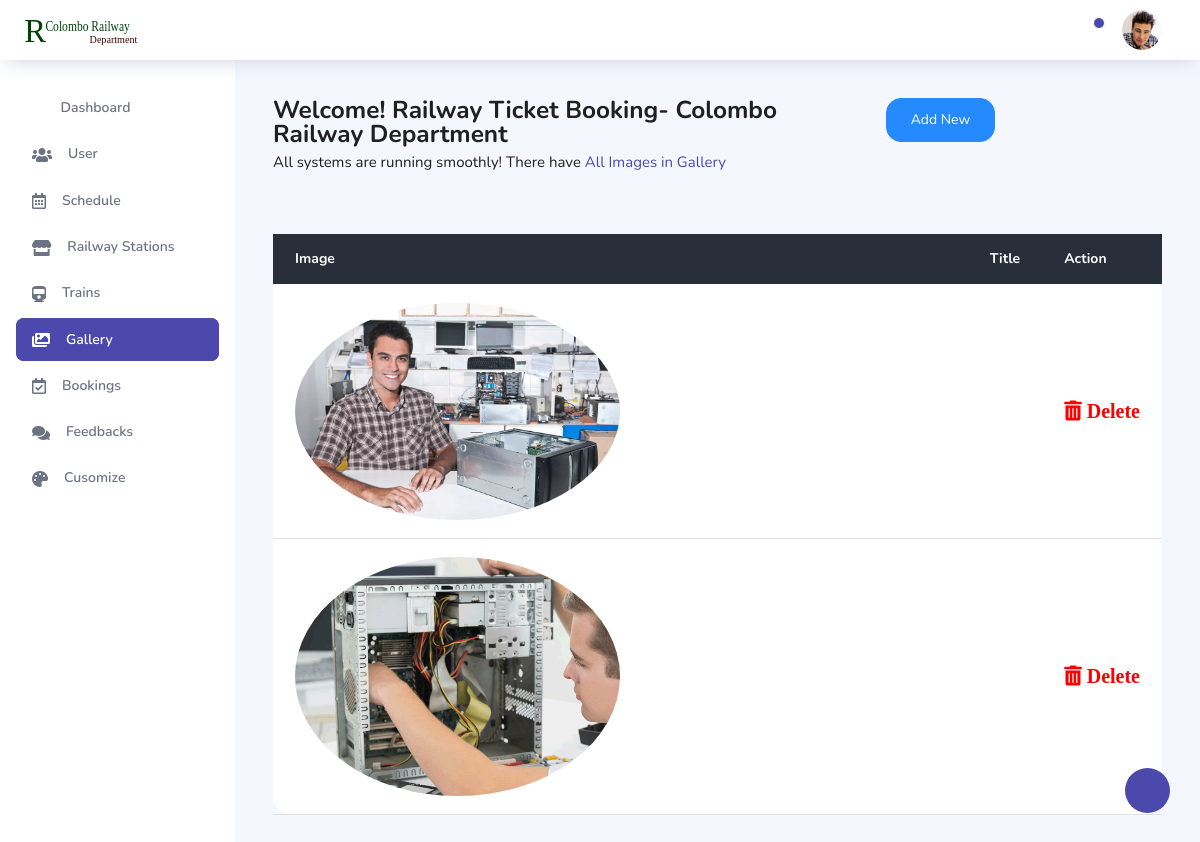
Page /dashboard/gallery.php (signed in) on the earlier database version.
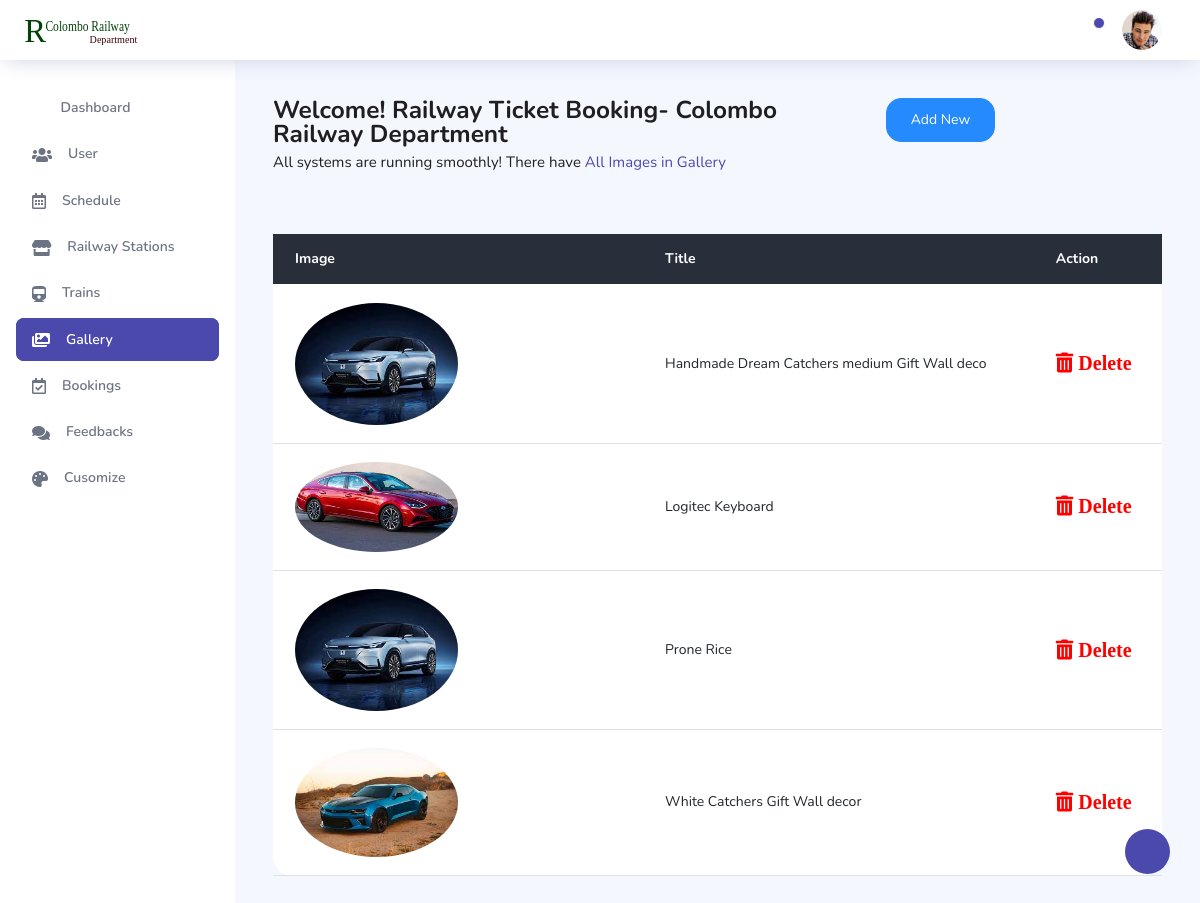
Same page on the later database version.
### tables this page shows
CREATE TABLE `galary` (
  `image_id` int(11) NOT NULL,
  `galary_image` varchar(255) NOT NULL,
  `title` varchar(255) NOT NULL
);

### dashboard/gallery.php (the view, shortened to what this page needs)
<?php require_once 'nav.php'; ?>
      <nav class="sidebar sidebar-offcanvas" id="sidebar">
        <ul class="nav">
          <li class="nav-item">
            <a class="nav-link" href="index.php">
              <i class="icon-grid menu-icon"></i>
              <span class="menu-title">Dashboard</span>
            </a>
          </li>
          <li class="nav-item">
            <a class="nav-link" href="user.php">
              <i class="fas fa-users menu-icon"></i>
              <span class="menu-title">User</span>
            </a>
          </li>
          <li class="nav-item">
            <a class="nav-link" href="schedule.php">
              <i class="far fa-calendar-alt menu-icon"></i>
              <span class="menu-title">Schedule</span>
            </a>
          </li>
          <li class="nav-item">
            <a class="nav-link" href="station.php">
              <i class="fas fa-store menu-icon"></i>
              <span class="menu-title">Railway Stations</span>
            </a>
          </li>
          <li class="nav-item">
            <a class="nav-link" href="train.php">
              <i class="fas fa-train menu-icon"></i>
              <span class="menu-title">Trains</span>
            </a>
          </li>
          <li class="nav-item">
            <a class="nav-link" href="gallery.php">
              <i class="fas fa-images menu-icon"></i>
              <span class="menu-title">Gallery</span>
            </a>
          </li>
          <li class="nav-item">
            <a class="nav-link" href="bookings.php">
              <i class="far fa-calendar-check menu-icon"></i>
              <span class="menu-title">Bookings</span>
            </a>
          </li>
          <li class="nav-item">
            <a class="nav-link" href="feedbacks.php">
              <i class="fas fa-comments menu-icon"></i>
              <span class="menu-title">Feedbacks</span>
            </a>
          </li>
          <li class="nav-item">
            <a class="nav-link" href="custom.php">
              <i class="fas fa-palette menu-icon"></i>
              <span class="menu-title">Cusomize</span>
            </a>
          </li>
        </ul>
      </nav>
      <div class="main-panel">
        <div class="content-wrapper">
          <div class="row">
            <div class="col-md-12 grid-margin">
              <div class="row">
                <div class="col-11 col-xl-8 mb-4 mb-xl-0">
                  <h3 class="font-weight-bold">Welcome! Railway Ticket Booking- Colombo Railway Department </h3>
                  <h6 class="font-weight-normal mb-0">All systems are running smoothly! There have <span class="text-primary">All Images in Gallery</span></h6>
                </div>
                <div class="col-2">
                  <button class="btn btn-info btn-primary btn-md" data-bs-toggle="modal" data-bs-target="#exampleModal">Add New</button>
                </div>
              </div>
            </div>
          </div>
          <div class="row">
              <div class="col-md-12 mt-4">
                        <div class="card">
                            <div class="table-responsive">
                                <table class="table v-middle">
                                    <thead>
                                        <tr class="bg-dark">
                                            <th class="border-top-0 text-white">Image</th>
                                            <th class="border-top-0 text-white">Title</th>
                                            <th class="border-top-0 text-white">Action</th>
                                        </tr>
                                    </thead>
                                    <?php
                                    $count=1;
                                    $viewquery = " SELECT * FROM galary";
                                    $viewresult = mysqli_query($con,$viewquery);
                                     ?>
                                    <tbody>
                                      <?php while($row = mysqli_fetch_assoc($viewresult)) {
                                        $image = $row['galary_image'];
                                        $image_src = "../upload/gallery/".$image;
                                        ?>
                                        <tr>
                                            <td><img style="width: 50%; height: auto" src='<?php echo $image_src; ?>'></td>
                                            <td><?php echo $row['title']; ?></td>
                                            <td><a style="text-decoration: none; color: red; font-size: 20px;" href="delete.php?image_id=<?php echo $row['image_id']; ?>"><i class="fas fa-trash-alt"> Delete</i></a></td>
                                        </tr>
                                        <?php   $count++;  }?>
                                    </tbody>
                                </table>
                            </div>
                        </div>
                    </div>
          </div>
  </div>
</body>
</html>

### dashboard/nav.php (shortened to what this page needs)
<!DOCTYPE html>
<html lang="en">
<head>
    <link href="https://cdn.jsdelivr.net/npm/summernote@0.8.18/dist/summernote-lite.min.css" rel="stylesheet">
  <link href="https://cdn.jsdelivr.net/npm/bootstrap@5.0.0-beta2/dist/css/bootstrap.min.css" rel="stylesheet">
  <link href="https://maxcdn.bootstrapcdn.com/font-awesome/latest/css/font-awesome.min.css" rel="stylesheet">
<link rel="stylesheet" href="https://pro.fontawesome.com/releases/v5.10.0/css/all.css"/>
  <link rel="stylesheet" href="vendors/feather/feather.css">
  <link rel="stylesheet" href="vendors/ti-icons/css/themify-icons.css">
  <link rel="stylesheet" href="vendors/css/vendor.bundle.base.css">
  <link rel="stylesheet" href="vendors/datatables.net-bs4/dataTables.bootstrap4.css">
  <link rel="stylesheet" href="vendors/ti-icons/css/themify-icons.css">
  <link rel="stylesheet" type="text/css" href="js/select.dataTables.min.css">
  <link rel="stylesheet" href="css/vertical-layout-light/style.css">
</head>
<body>
  <div class="container-scroller">
    <nav class="navbar col-lg-12 col-12 p-0 fixed-top d-flex flex-row">
      <div class="text-center navbar-brand-wrapper d-flex align-items-center justify-content-center">
        <a class="navbar-brand brand-logo mr-5" href="index.php"><img src="../img/logo/logo.svg" class="mr-2" alt="logo"/></a>
      </div>
      <div class="navbar-menu-wrapper d-flex align-items-center justify-content-end">
        <button class="navbar-toggler navbar-toggler align-self-center" type="button" data-toggle="minimize">
          <span class="icon-menu"></span>
        </button>
        <ul class="navbar-nav navbar-nav-right">
          <li class="nav-item dropdown">
            <a class="nav-link count-indicator dropdown-toggle" id="notificationDropdown" href="#" data-toggle="dropdown">
              <i class="icon-bell mx-0"></i>
              <span class="count"></span>
            </a>
          </li>
          <li class="nav-item nav-profile dropdown">
            <a class="nav-link dropdown-toggle" href="#" data-toggle="dropdown" id="profileDropdown">
              <img src="images/faces/face28.jpg" alt="profile"/>
            </a>
          </li>
        </ul>
      </div>
    </nav>
    <div class="container-fluid page-body-wrapper">
      <div class="theme-setting-wrapper">
        <div id="settings-trigger">
          <i class="ti-settings"></i></div>
      </div>

Differences in the rows shown:
removed galary: galary_image (picture)
removed galary: galary_image (picture)
added galary: galary_image (picture), title "Handmade Dream Catchers medium Gift Wall deco"
added galary: galary_image (picture), title "Logitec Keyboard"
added galary: galary_image (picture), title "Prone Rice"
added galary: galary_image (picture), title "White Catchers Gift Wall decor"
